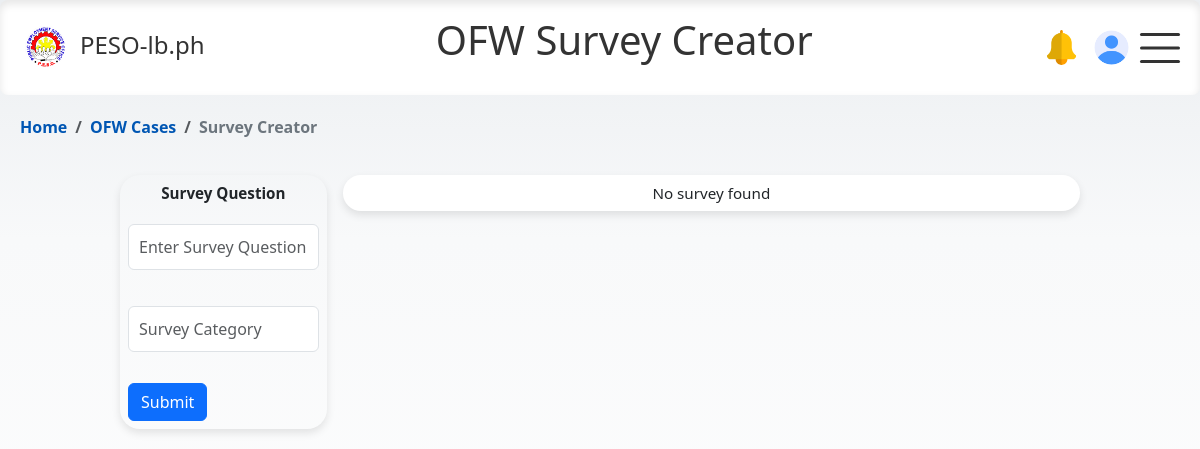
Before: /html/adminpage/create_survey.php with the older database file.
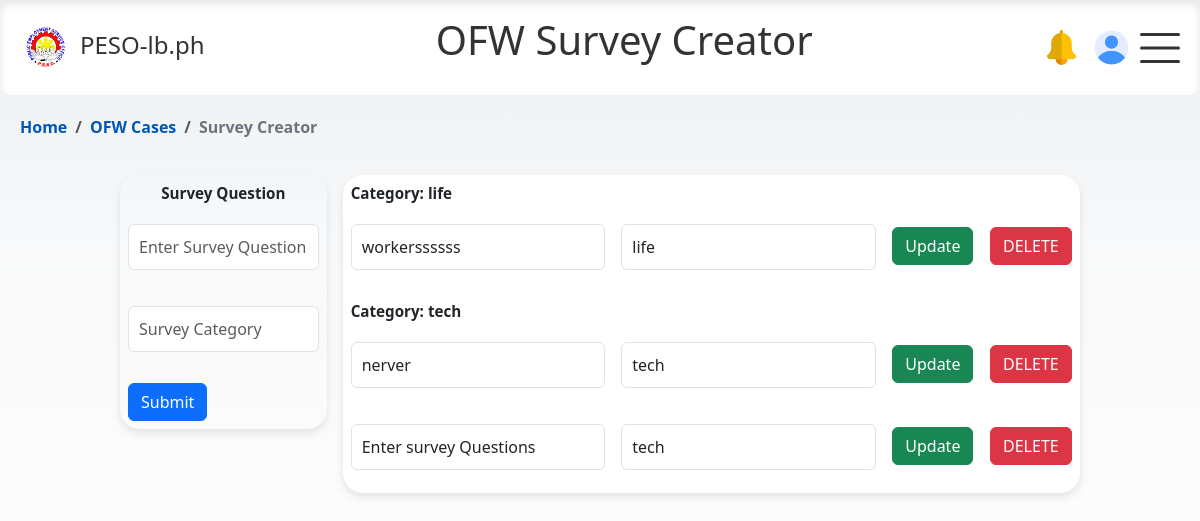
After: the same page with the newer database file.
### tables this page shows
CREATE TABLE `survey_form` (
  `id` int(11) NOT NULL,
  `question` varchar(200) DEFAULT NULL,
  `category` varchar(255) NOT NULL
);

### html/adminpage/create_survey.php (the view, shortened to what this page needs)
<?php
    include 'conn_db.php';
    $sql_new = "SELECT * FROM survey_form ORDER BY category";
    $result = $conn->query($sql_new);
?>
<html lang="en">
<head>
    <link rel="stylesheet" href="https://cdn.jsdelivr.net/npm/bootstrap@5.3.0/dist/css/bootstrap.min.css">
    <link href="https://cdnjs.cloudflare.com/ajax/libs/bootstrap-icons/1.10.0/font/bootstrap-icons.min.css" rel="stylesheet">
    <link rel="stylesheet" href="../../css/modal-form.css">
    <link rel="stylesheet" href="../../css/admin_ofw.css">
    <link rel="stylesheet" href="../../css/nav_float.css">
</head>
<body>
<nav>
    <div class="logo">
        <img src="../../img/logo_peso.png" alt="Logo">
        <a href="#"> PESO-lb.ph</a>
    </div>
    <header>
      <h1 class="ofw-h1">OFW Survey Creator</h1>
    </header>
    <div class="profile-icons">
        <div class="notif-icon" data-bs-toggle="popover" data-bs-content="#" data-bs-placement="bottom">
            <img id="#" src="../../img/notif.png" alt="Profile Picture" class="rounded-circle">
        </div>
        <div class="profile-icon" data-bs-toggle="popover" data-bs-placement="bottom">
    <?php if (!empty($row['photo'])): ?>
        <img id="preview" src="../../php/applicant/images/<?php echo $row['photo']; ?>" alt="Profile Image" class="circular--square">
    <?php else: ?>
        <img src="../../img/user-placeholder.png" alt="Profile Picture" class="rounded-circle">
    <?php endif; ?>
    </div>
    </div>
    <div class="burger" id="burgerToggle">
        <span></span>
        <span></span>
        <span></span>
    </div>
</nav>
<nav class="bcrumb-container" aria-label="breadcrumb">
  <ol class="breadcrumb">
    <li class="breadcrumb-item"><a href="admin_home.php" >Home</a></li>
    <li class="breadcrumb-item"><a href="ofw_case.php" >OFW Cases</a></li>
    <li class="breadcrumb-item active" aria-current="page">Survey Creator</li>
  </ol>
</nav>
<div class="table-containers grid gap-3">
    <form action="create_survey.php" method="POST">
        <table class="table table-borderless " style="background-color:transparent;">
        <thead>
            <th>Survey Question</th>
        </thead>
        <tbody class="grid gap-3 row-gap-0">
            <tr>
            <td>
                <input class="form-control" type="text" name="question" placeholder="Enter Survey Question" value="">
            </td>
            </tr>
            <tr>
            <td>
                <input class="form-control" type="text" name="category" placeholder="Survey Category"  value="">
            </td>
            </tr>
            <tr>
            <td>
                <input class="btn btn-primary" style="display:flex; position:flex-start;" type="submit" value="Submit">
            </td>
            </tr>
        </tbody>
        </table>
    </form>
  <table class="table table-borderless table-hover">
    <?php
    if ($result->num_rows > 0) {
        $current_category = '';
        while ($row = $result->fetch_assoc()) {
            if ($current_category != $row['category']) {
                echo "<thead><th class='text-start' colspan='4'><strong>Category: " . $row['category'] . "</strong></th></thead>";
                $current_category = $row['category'];
            }
            echo "<tr>
                    <form action='update_survey.php' method='POST'>
                    <input type='hidden' name='id' value='" . $row["id"] . "'>
                    <td><input class='form-control' type='text' name='question' value='" . $row["question"] . "'></td>
                    <td><input class='form-control' type='text' name='category' value='" . $row["category"] . "'></td>
                    <td><input class='btn btn-success mt-2' type='submit' value='Update'></td>
                    <td><a class='btn btn-danger mt-2' href='delete_survey.php?survey_id=".$row["id"]."'>DELETE</a></td>
                    </form>
                </tr>";
        }
    } else {
        echo "<tr><td colspan='3'>No survey found</td></tr>";
    }
    ?>
  </table>
</div>
</body>
</html>

Changed rows visible on the page:
added survey_form: category "life", question "workerssssss"
added survey_form: category "tech", question "nerver"
added survey_form: question "Enter survey Questions", category "tech"
Other visible differences:
text no longer shown: "No survey found"
